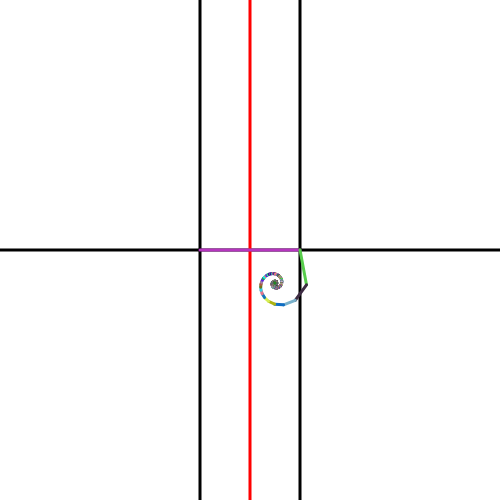
Frame 1 (no input)
Frame 60 (no input): identical to frame 1, image omitted
Frame 120 (the mouse pressed at the canvas centre since frame 60): identical to frame 1, image omitted

The p5.js sketch that drew this single still picture (run headless with seeded random() and noise() and a simulated clock; from frame 60 on, the mouse is pressed at the canvas centre):

// p5.js sketch
// ── sketch.js
var canvasSize = 500;
var step = canvasSize/10;
var largeNumber = canvasSize+100;
var sx = 1.5;
var sy = 2;


function setup() {
  createCanvas(canvasSize, canvasSize);

  strokeWeight(3);
  background(255);

  // x axis
  line(
    -largeNumber, // < 0
    canvasSize/2,
    largeNumber, // > canvasSize 
    canvasSize/2
  );

  // y = 0 axis
  line(canvasSize/2-step, 0, canvasSize/2-step, canvasSize);

  // y = 1 axis
  line(canvasSize/2+step, 0, canvasSize/2+step, canvasSize);

  drawThinRedLine();
  RiemannZeta(sx, sy);
  console.log("Done!");
}


function draw() {
  // no animation
}


function drawThinRedLine() {
  // red color
  let c = color(255, 0, 0);

  stroke(c);
  line(canvasSize/2, 0, canvasSize/2, canvasSize);
}


function compute_angle(t, n) {
    return -t*Math.log(n);
}


function RiemannZeta(alpha, omega, lim=10000) {

  var x0 = canvasSize/2 - step;
  var y0 = canvasSize/2;

  let old_x = 0;
  let curr_x = 0;
  let old_y = 0;
  let curr_y = 0;

  for (n = 1; n < lim+1; n++) {
    let curr_r = Math.pow(1/n, alpha);

    let angle = compute_angle(omega, n);
    curr_x += curr_r*Math.cos(angle);
    curr_y += curr_r*Math.sin(angle);

    // add color (each segment has its own color)
    c = color(random(255), random(255), random(255));
    stroke(c);

    // draw line
    line(
      x0 + 2*step*old_x,
      y0 - 2*step*old_y,
      x0 + 2*step*curr_x,
      y0 - 2*step*curr_y
    );

    old_x = curr_x;
    old_y = curr_y;
  }
}
